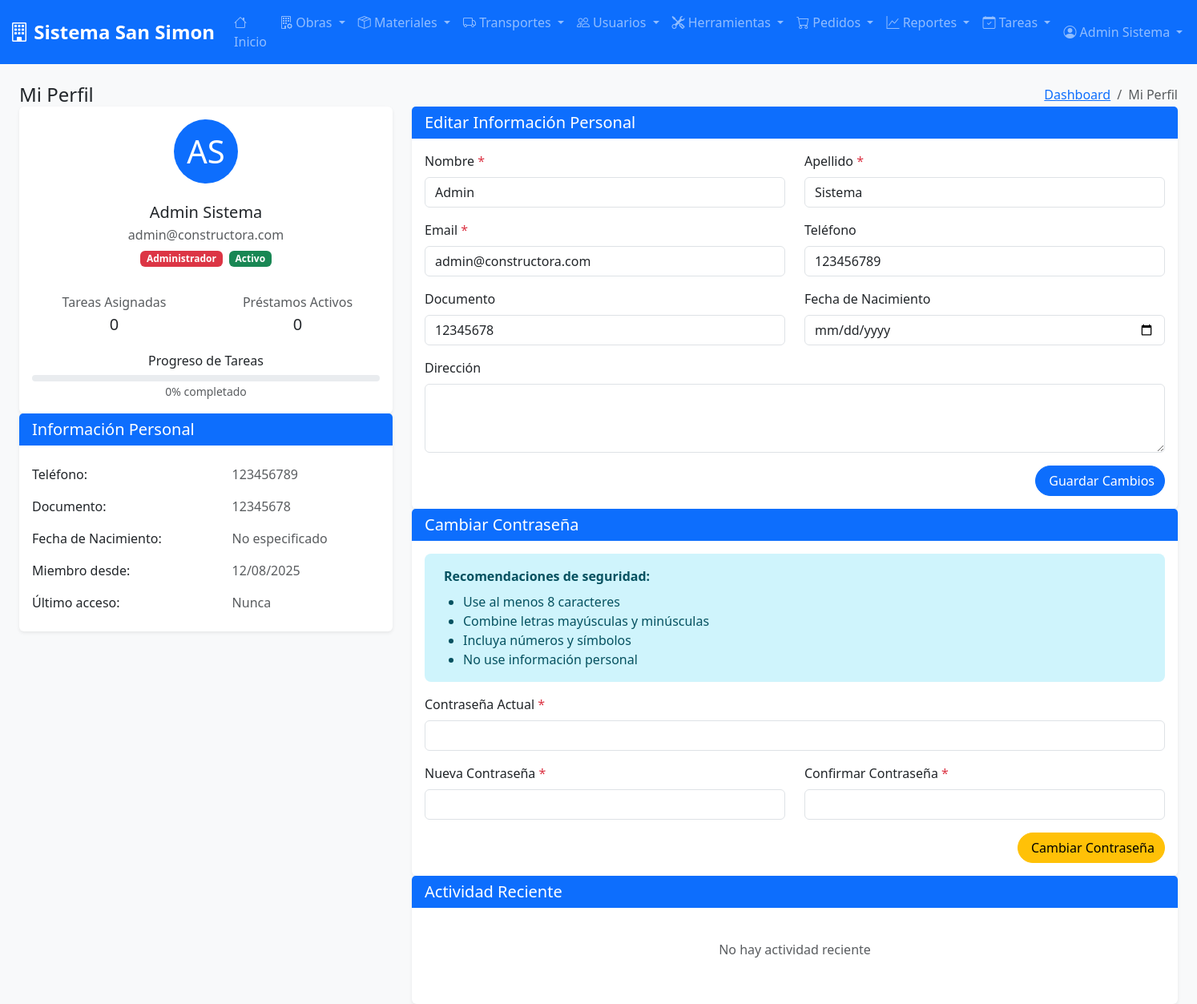
The page /modules/usuarios/profile.php (signed in) on the database its author committed.
### tables this page shows
CREATE TABLE usuarios (
    id_usuario INT AUTO_INCREMENT PRIMARY KEY,
    nombre VARCHAR(100) NOT NULL,
    apellido VARCHAR(100) NOT NULL,
    email VARCHAR(150) UNIQUE NOT NULL,
    contraseña VARCHAR(255) NOT NULL,
    rol ENUM('administrador', 'responsable_obra', 'empleado') NOT NULL,
    estado ENUM('activo', 'inactivo') DEFAULT 'activo',
    telefono VARCHAR(20),
    direccion TEXT,
    fecha_nacimiento DATE,
    documento VARCHAR(20),
    fecha_ultimo_acceso TIMESTAMP NULL,
    intentos_login INT DEFAULT 0,
    bloqueado_hasta TIMESTAMP NULL,
    avatar VARCHAR(255),
    observaciones TEXT,
    fecha_creacion TIMESTAMP DEFAULT CURRENT_TIMESTAMP,
    fecha_actualizacion TIMESTAMP DEFAULT CURRENT_TIMESTAMP ON UPDATE CURRENT_TIMESTAMP
);

### modules/usuarios/profile.php (the view, shortened to what this page needs)
<?php
$user_id = $_SESSION['user_id'];
$database = new Database();
$pdo = $database->getConnection();
try {
    $stmt = $pdo->prepare("
        SELECT u.*,
               (SELECT COUNT(*) FROM tareas WHERE id_empleado = u.id_usuario) as total_tareas,
               (SELECT COUNT(*) FROM tareas WHERE id_empleado = u.id_usuario AND estado = 'finalizada') as tareas_completadas,
               (SELECT COUNT(*) FROM prestamos WHERE id_empleado = u.id_usuario AND estado = 'activo') as prestamos_activos,
               (SELECT COUNT(*) FROM pedidos_materiales WHERE id_solicitante = u.id_usuario) as pedidos_realizados
        FROM usuarios u
        WHERE u.id_usuario = ?
    ");
    $stmt->execute([$user_id]);
    $usuario = $stmt->fetch(PDO::FETCH_ASSOC);
} catch (PDOException $e) {
    $error_message = "Error al cargar el perfil: " . $e->getMessage();
}
try {
    $actividad_reciente = [];
    $stmt = $pdo->prepare("
        SELECT 'tarea' as tipo, t.titulo as descripcion, t.fecha_asignacion as fecha,
               o.nombre_obra, t.estado, t.prioridad
        FROM tareas t
        LEFT JOIN obras o ON t.id_obra = o.id_obra
        WHERE t.id_empleado = ?
        ORDER BY t.fecha_asignacion DESC
        LIMIT 5
    ");
    $stmt->execute([$user_id]);
    $actividad_reciente = array_merge($actividad_reciente, $stmt->fetchAll(PDO::FETCH_ASSOC));
    $stmt = $pdo->prepare("
        SELECT 'prestamo' as tipo,
               CONCAT('Préstamo #', p.numero_prestamo) as descripcion,
               p.fecha_retiro as fecha, o.nombre_obra, p.estado, 'media' as prioridad
        FROM prestamos p
        LEFT JOIN obras o ON p.id_obra = o.id_obra
        WHERE p.id_empleado = ?
        ORDER BY p.fecha_retiro DESC
        LIMIT 5
    ");
    $stmt->execute([$user_id]);
    $actividad_reciente = array_merge($actividad_reciente, $stmt->fetchAll(PDO::FETCH_ASSOC));
    usort($actividad_reciente, function($a, $b) {
        return strtotime($b['fecha']) - strtotime($a['fecha']);
    });
    $actividad_reciente = array_slice($actividad_reciente, 0, 10);
} catch (PDOException $e) {
    $actividad_reciente = [];
}
$progreso_tareas = $usuario['total_tareas'] > 0 ?
    round(($usuario['tareas_completadas'] / $usuario['total_tareas']) * 100) : 0;
include_once '../../includes/header.php';
?>
<div class="container-fluid">
    <div class="row">
        <div class="col-12">
            <div class="page-title-box d-sm-flex align-items-center justify-content-between">
                <h4 class="mb-sm-0">Mi Perfil</h4>
                <div class="page-title-right">
                    <ol class="breadcrumb m-0">
                        <li class="breadcrumb-item"><a href="dashboard.php">Dashboard</a></li>
                        <li class="breadcrumb-item active">Mi Perfil</li>
                    </ol>
                </div>
            </div>
        </div>
    </div>
    <div class="row">
        <div class="col-xl-4">
            <div class="card">
                <div class="card-body">
                    <div class="text-center">
                        <div class="avatar-lg mx-auto mb-4">
                            <?php if ($usuario['avatar']): ?>
                                <img src="<?php echo htmlspecialchars($usuario['avatar']); ?>"
                                     alt="Avatar" class="avatar-img rounded-circle">
                            <?php else: ?>
                                <div class="avatar-title rounded-circle bg-primary text-white fs-1">
                                    <?php echo strtoupper(substr($usuario['nombre'], 0, 1) . substr($usuario['apellido'], 0, 1)); ?>
                                </div>
                            <?php endif; ?>
                        </div>
                        <h5 class="mb-1"><?php echo htmlspecialchars($usuario['nombre'] . ' ' . $usuario['apellido']); ?></h5>
                        <p class="text-muted mb-2"><?php echo htmlspecialchars($usuario['email']); ?></p>
                        <div class="d-flex justify-content-center gap-2 mb-3">
                            <?php
                            $rol_colors = [
                                'administrador' => 'danger',
                                'responsable_obra' => 'warning',
                                'empleado' => 'info'
                            ];
                            $rol_color = $rol_colors[$usuario['rol']] ?? 'secondary';
                            ?>
                            <span class="badge bg-<?php echo $rol_color; ?>">
                                <?php echo ucfirst(str_replace('_', ' ', $usuario['rol'])); ?>
                            </span>
                            <span class="badge bg-<?php echo $usuario['estado'] === 'activo' ? 'success' : 'secondary'; ?>">
                                <?php echo ucfirst($usuario['estado']); ?>
                            </span>
                        </div>
                        <div class="row text-center">
                            <div class="col-6">
                                <div class="mt-3">
                                    <p class="text-muted mb-1">Tareas Asignadas</p>
                                    <h5 class="mb-0"><?php echo isset($usuario['total_tareas']) ? $usuario['total_tareas'] : '0'; ?></h5>
                                </div>
                            </div>
                            <div class="col-6">
                                <div class="mt-3">
                                    <p class="text-muted mb-1">Préstamos Activos</p>
                                    <h5 class="mb-0"><?php echo $usuario['prestamos_activos']; ?></h5>
                                </div>
                            </div>
                        </div>
                        <div class="mt-4">
                            <h6 class="mb-2">Progreso de Tareas</h6>
                            <div class="progress" style="height: 8px;">
                            </div>
                            <small class="text-muted"><?php echo $progreso_tareas; ?>% completado</small>
                        </div>
                    </div>
                </div>
            </div>
            <div class="card">
                <div class="card-header">
                    <h5 class="card-title mb-0">Información Personal</h5>
                </div>
                <div class="card-body">
                    <div class="table-responsive">
                        <table class="table table-borderless mb-0">
                            <tbody>
                                <tr>
                                    <td class="ps-0" scope="row">Teléfono:</td>
                                    <td class="text-muted"><?php echo $usuario['telefono'] ?: 'No especificado'; ?></td>
                                </tr>
                                <tr>
                                    <td class="ps-0" scope="row">Documento:</td>
                                    <td class="text-muted"><?php echo $usuario['documento'] ?: 'No especificado'; ?></td>
                                </tr>
                                <tr>
                                    <td class="ps-0" scope="row">Fecha de Nacimiento:</td>
                                    <td class="text-muted">
                                        <?php echo $usuario['fecha_nacimiento'] ?
                                            date('d/m/Y', strtotime($usuario['fecha_nacimiento'])) : 'No especificado'; ?>
                                    </td>
                                </tr>
                                <tr>
                                    <td class="ps-0" scope="row">Miembro desde:</td>
                                    <td class="text-muted"><?php echo date('d/m/Y', strtotime($usuario['fecha_creacion'])); ?></td>
                                </tr>
                                <tr>
                                    <td class="ps-0" scope="row">Último acceso:</td>
                                    <td class="text-muted">
                                        <?php echo $usuario['fecha_ultimo_acceso'] ?
                                            date('d/m/Y H:i', strtotime($usuario['fecha_ultimo_acceso'])) : 'Nunca'; ?>
                                    </td>
                                </tr>
                            </tbody>
                        </table>
                    </div>
                </div>
            </div>
        </div>
        <div class="col-xl-8">
            <div class="card">
                <div class="card-header">
                    <h5 class="card-title mb-0">Editar Información Personal</h5>
                </div>
                <div class="card-body">
                    <form method="POST" id="profileForm">
                        <div class="row">
                            <div class="col-md-6">
                                <div class="mb-3">
                                    <label for="nombre" class="form-label">Nombre <span class="text-danger">*</span></label>
                                    <input type="text" class="form-control" id="nombre" name="nombre"
                                           value="<?php echo htmlspecialchars($usuario['nombre']); ?>" required>
                                </div>
                            </div>
                            <div class="col-md-6">
                                <div class="mb-3">
                                    <label for="apellido" class="form-label">Apellido <span class="text-danger">*</span></label>
                                    <input type="text" class="form-control" id="apellido" name="apellido"
                                           value="<?php echo htmlspecialchars($usuario['apellido']); ?>" required>
                                </div>
                            </div>
                        </div>
                        <div class="row">
                            <div class="col-md-6">
                                <div class="mb-3">
                                    <label for="email" class="form-label">Email <span class="text-danger">*</span></label>
                                    <input type="email" class="form-control" id="email" name="email"
                                           value="<?php echo htmlspecialchars($usuario['email']); ?>" required>
                                </div>
                            </div>
                            <div class="col-md-6">
                                <div class="mb-3">
                                    <label for="telefono" class="form-label">Teléfono</label>
                                    <input type="text" class="form-control" id="telefono" name="telefono"
                                           value="<?php echo htmlspecialchars($usuario['telefono']); ?>">
                                </div>
                            </div>
                        </div>
                        <div class="row">
                            <div class="col-md-6">
                                <div class="mb-3">
                                    <label for="documento" class="form-label">Documento</label>
                                    <input type="text" class="form-control" id="documento" name="documento"
                                           value="<?php echo htmlspecialchars($usuario['documento']); ?>">
                                </div>
                            </div>
                            <div class="col-md-6">
                                <div class="mb-3">
                                    <label for="fecha_nacimiento" class="form-label">Fecha de Nacimiento</label>
                                    <input type="date" class="form-control" id="fecha_nacimiento" name="fecha_nacimiento"
                                           value="<?php echo $usuario['fecha_nacimiento']; ?>">
                                </div>
                            </div>
                        </div>
                        <div class="mb-3">
                            <label for="direccion" class="form-label">Dirección</label>
                            <textarea class="form-control" id="direccion" name="direccion" rows="3"><?php echo isset($usuario['direccion']) && $usuario['direccion'] !== null ? htmlspecialchars($usuario['direccion']) : ''; ?></textarea>
                        </div>
                        <div class="text-end">
                            <button type="submit" class="btn btn-primary">
                                <i class="fas fa-save me-1"></i>Guardar Cambios
                            </button>
                        </div>
                    </form>
                </div>
            </div>
            <div class="card">
                <div class="card-header">
                    <h5 class="card-title mb-0">Cambiar Contraseña</h5>
                </div>
                <div class="card-body">
                    <div class="alert alert-info">
                        <strong>Recomendaciones de seguridad:</strong>
                        <ul class="mb-0 mt-2">
                            <li>Use al menos 8 caracteres</li>
                            <li>Combine letras mayúsculas y minúsculas</li>
                            <li>Incluya números y símbolos</li>
                            <li>No use información personal</li>
                        </ul>
                    </div>
                    <form method="POST" id="passwordForm">
                        <div class="mb-3">
                            <label for="current_password" class="form-label">Contraseña Actual <span class="text-danger">*</span></label>
                            <input type="password" class="form-control" id="current_password" name="current_password" required>
                        </div>
                        <div class="row">
                            <div class="col-md-6">
                                <div class="mb-3">
                                    <label for="new_password" class="form-label">Nueva Contraseña <span class="text-danger">*</span></label>
                                    <input type="password" class="form-control" id="new_password" name="new_password" required>
                                </div>
                            </div>
                            <div class="col-md-6">
                                <div class="mb-3">
                                    <label for="confirm_password" class="form-label">Confirmar Contraseña <span class="text-danger">*</span></label>
                                    <input type="password" class="form-control" id="confirm_password" name="confirm_password" required>
                                </div>
                            </div>
                        </div>
                        <div class="text-end">
                            <button type="submit" class="btn btn-warning">
                                <i class="fas fa-key me-1"></i>Cambiar Contraseña
                            </button>
                        </div>
                    </form>
                </div>
            </div>
            <div class="card">
                <div class="card-header">
                    <h5 class="card-title mb-0">Actividad Reciente</h5>
                </div>
                <div class="card-body">
                    <?php if (empty($actividad_reciente)): ?>
                        <div class="text-center py-4">
                            <p class="text-muted">No hay actividad reciente</p>
                        </div>
                    <?php endif; ?>
                </div>
            </div>
        </div>
    </div>
</div>
<?php include_once '../../includes/footer.php'; ?>

### rows shown on the page
usuarios: nombre+apellido "AS", nombre+apellido "Admin Sistema", email "admin@constructora.com", rol "Administrador", estado "Activo", telefono "123456789", documento "12345678", fecha_creacion "12/08/2025", nombre "Admin", apellido "Sistema"

### other values the page prints
SITE_NAME "Sistema San Simon"
$_SESSION['user_name'] "Admin Sistema"
$usuario['total_tareas'] "0"
$usuario['prestamos_activos'] "0"
$progreso_tareas "0"
